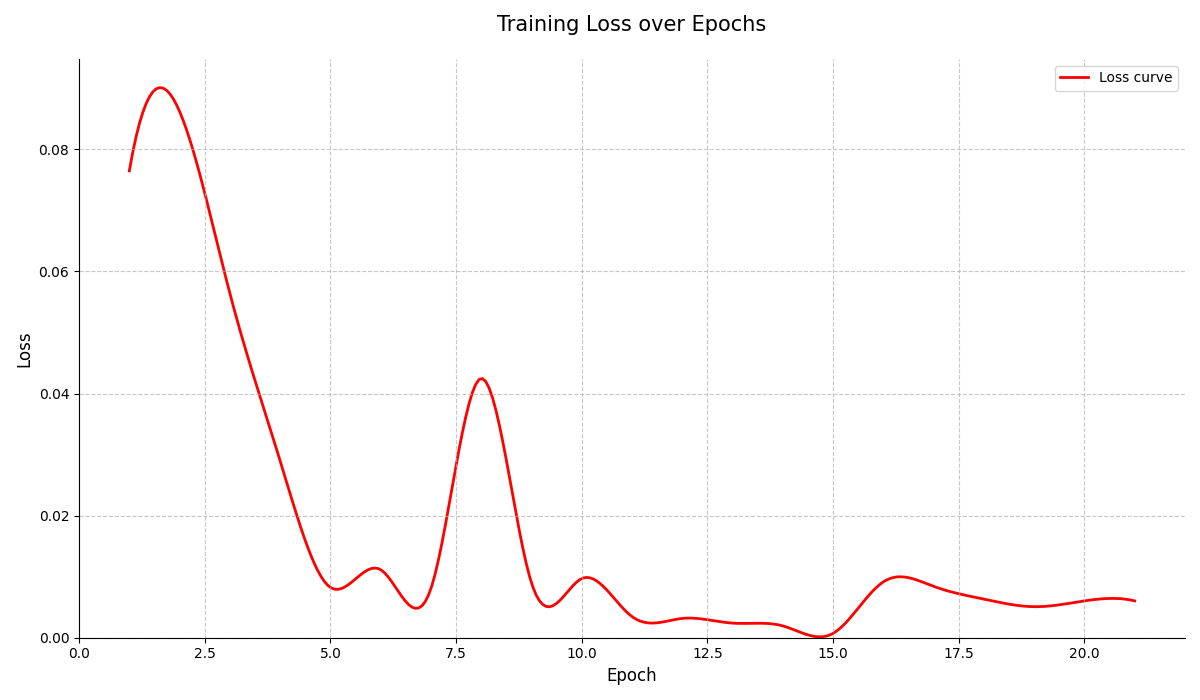

The Python source for this figure:
import os
from collections import deque
from datetime import datetime

import matplotlib.pyplot as plt
import numpy as np
import torch
from torch.optim.lr_scheduler import ReduceLROnPlateau

from model_1 import PosePredictorMLP
from model_2 import PosePredictorCNN
from utils import *


class Config:
    max_buffer_length = 5
    initial_lr = 1e-3
    epochs = 1000
    data_per_epoch = 1
    batch_size = 1
    
    early_stop_patience = 10000
    early_stop_min_delta = 1e-5
    
    checkpoint_frequency = 1
    base_path = "model_checkpoints"
    
class EarlyStopping:
    def __init__(self, patience=Config.early_stop_patience, min_delta=Config.early_stop_min_delta):
        self.patience = patience
        self.min_delta = min_delta
        self.counter = 0
        self.best_loss = None
        self.should_stop = False
        
    def __call__(self, val_loss):
        if self.best_loss is None:
            self.best_loss = val_loss
        elif val_loss > self.best_loss - self.min_delta:
            self.counter += 1
            if self.counter >= self.patience:
                self.should_stop = True
        else:
            self.best_loss = val_loss
            self.counter = 0

class ModelSaver:
    def __init__(self):
        self.timestamp = datetime.now().strftime("%Y%m%d_%H%M%S")
        self.checkpoint_dir = os.path.join(Config.base_path, self.timestamp)
        os.makedirs(self.checkpoint_dir, exist_ok=True)
        
    def save_checkpoint(self, epoch, model, optimizer, loss, is_best=False):
        """Save model checkpoint with timestamp"""
        checkpoint = {
            'epoch': epoch,
            'model_state_dict': model.state_dict(),
            'optimizer_state_dict': optimizer.state_dict(),
            'loss': loss,
            'timestamp': datetime.now().strftime("%Y%m%d_%H%M%S")
        }
        
        if is_best:
            filename = os.path.join(self.checkpoint_dir, f'best_model.pt')
        else:
            filename = os.path.join(self.checkpoint_dir, f'checkpoint_epoch_{epoch}.pt')
            
        # torch.save(checkpoint, filename)
        print(f"Saved checkpoint to {filename}")
        
        metadata_file = os.path.join(self.checkpoint_dir, 'training_metadata.txt')
        with open(metadata_file, 'a') as f:
            f.write(f"Epoch {epoch}: Loss = {loss:.6f}, Timestamp = {checkpoint['timestamp']}\n")

def create_batch_from_buffer(buffer, indices):
    """Helper function to create batches from buffer samples"""
    batch_positions = torch.cat([buffer[idx][0] for idx in indices])
    batch_actions = torch.cat([buffer[idx][1] for idx in indices])
    batch_imgs_before = torch.cat([buffer[idx][2] for idx in indices])
    batch_imgs_after = torch.cat([buffer[idx][3] for idx in indices])
    return batch_positions, batch_actions, batch_imgs_before, batch_imgs_after

def train():
    device = torch.device("cuda" if torch.cuda.is_available() else "cpu")
    print(f"Using device: {device}")
    
    model = PosePredictorCNN().to(device)
    optimizer = torch.optim.Adam(model.parameters(), lr=Config.initial_lr)
    scheduler = ReduceLROnPlateau(optimizer, 'min', factor=0.1, patience=5)
    criterion = torch.nn.MSELoss()
    early_stopping = EarlyStopping()
    model_saver = ModelSaver()
    
    buffer = deque(maxlen=Config.max_buffer_length)
    best_loss = float('inf')

    try:
        for epoch in range(Config.epochs):
            model.train()
            epoch_loss = 0
            
            positions, actions, imgs_before, imgs_after = collect(
                epoch % Config.data_per_epoch, 
                Config.data_per_epoch
            )
            imgs_before = imgs_before.float().to(device) / 255.0
            positions = positions.float().to(device)
            actions = actions.long().to(device)

            for i in range(Config.data_per_epoch):
                buffer.append((
                    positions[i:i+1],
                    actions[i:i+1],
                    imgs_before[i:i+1],
                    imgs_after[i:i+1]
                ))
            
            print(f"Buffer size: {len(buffer)}")
            
            if len(buffer) > Config.batch_size:
                num_batches = len(buffer) // Config.batch_size
                
                for batch in range(num_batches):
                    indices = np.random.choice(
                        len(buffer), 
                        size=Config.batch_size, 
                        replace=False
                    )
                    
                    batch_positions, batch_actions, batch_imgs_before, batch_imgs_after = create_batch_from_buffer(
                        buffer, indices
                    )
                    
                    
                    predictions = model(batch_imgs_before, batch_actions)
                    loss = criterion(predictions, batch_positions)
                    
                    optimizer.zero_grad()
                    loss.backward()
                    optimizer.step()
                    
                    epoch_loss += loss.item()
                    print(f"Epoch {epoch}, Batch {batch}/{num_batches}, Loss: {loss.item():.6f}")
            
            avg_loss = epoch_loss / num_batches if len(buffer) > Config.batch_size else float('inf')
            
            scheduler.step(avg_loss)
            
            early_stopping(avg_loss)
            
            if avg_loss < best_loss:
                best_loss = avg_loss
                model_saver.save_checkpoint(epoch, model, optimizer, avg_loss, is_best=True)
            
            print(f"Epoch {epoch} complete, Average Loss: {avg_loss:.6f}, "
                  f"Buffer size: {len(buffer)}, "
                  f"Learning rate: {optimizer.param_groups[0]['lr']:.6f}")

            if (epoch + 1) % Config.checkpoint_frequency == 0:
                model_saver.save_checkpoint(epoch, model, optimizer, avg_loss)
                
            if early_stopping.should_stop:
                print(f"Early stopping triggered at epoch {epoch}")
                break

    except KeyboardInterrupt:
        print("\nTraining interrupted by user. Saving final checkpoint...")
        model_saver.save_checkpoint(epoch, model, optimizer, avg_loss, is_best=False)
        
    except Exception as e:
        print(f"Error during training: {str(e)}")
        model_saver.save_checkpoint(epoch, model, optimizer, avg_loss, is_best=False)
        raise e
def test_models(mlp_model_path, cnn_model_path, grid_size=5):
    device = torch.device("cuda" if torch.cuda.is_available() else "cpu")
    
    mlp_model = PosePredictorMLP().to(device)
    cnn_model = PosePredictorCNN().to(device)
    
    mlp_model.load_state_dict(torch.load(mlp_model_path, map_location=device, weights_only=True)['model_state_dict'])
    cnn_model.load_state_dict(torch.load(cnn_model_path, map_location=device, weights_only=True)['model_state_dict'])
    
    mlp_model.eval()
    cnn_model.eval()
    
    fig, ((ax1, ax2, ax3, ax4, ax5), (ax6, ax7, ax8, ax9, ax10)) = plt.subplots(2, 5, figsize=(25, 10))
    regular_axes = [ax1, ax2, ax3, ax4, ax5]
    zoomed_axes = [ax6, ax7, ax8, ax9, ax10]
    
    all_positions = []
    mlp_predictions = []
    cnn_predictions = []
    all_actions = []
    
    for x in range(1, grid_size + 1):
        positions, actions, imgs_before, _ = collect(x-1, 1)
        imgs_before = imgs_before.float().to(device) / 255.0
        actions = actions.long().to(device)
        
        with torch.no_grad():
            mlp_preds = mlp_model(imgs_before, actions).cpu().numpy()
            cnn_preds = cnn_model(imgs_before, actions).cpu().numpy()
        real_positions = positions.numpy()
        
        all_positions.append(real_positions[0])
        mlp_predictions.append(mlp_preds[0])
        cnn_predictions.append(cnn_preds[0])
        all_actions.append(actions.cpu().numpy()[0])
    
    all_positions = np.array(all_positions)
    mlp_predictions = np.array(mlp_predictions)
    cnn_predictions = np.array(cnn_predictions)
    all_actions = np.array(all_actions)
    
    for i in range(grid_size):
        regular_axes[i].scatter(all_positions[i, 0], all_positions[i, 1], c='blue', label='Real', s=100)
        regular_axes[i].scatter(mlp_predictions[i, 0], mlp_predictions[i, 1], c='red', label='MLP', s=100)
        regular_axes[i].scatter(cnn_predictions[i, 0], cnn_predictions[i, 1], c='green', label='CNN', s=100)
        
        regular_axes[i].plot([all_positions[i, 0], mlp_predictions[i, 0]], 
                           [all_positions[i, 1], mlp_predictions[i, 1]], 
                           'r--', alpha=0.3)
        regular_axes[i].plot([all_positions[i, 0], cnn_predictions[i, 0]], 
                           [all_positions[i, 1], cnn_predictions[i, 1]], 
                           'g--', alpha=0.3)
        
        regular_axes[i].set_xlim(-5, 5)
        regular_axes[i].set_ylim(-5, 5)
        regular_axes[i].set_xticks(range(-5, 6))
        regular_axes[i].set_yticks(range(-5, 6))
        regular_axes[i].grid(True)
        regular_axes[i].set_title(f'Position {i+1} - Full Scale')
        
        margin = 0.2
        min_x = min(all_positions[i, 0], mlp_predictions[i, 0], cnn_predictions[i, 0]) - margin
        max_x = max(all_positions[i, 0], mlp_predictions[i, 0], cnn_predictions[i, 0]) + margin
        min_y = min(all_positions[i, 1], mlp_predictions[i, 1], cnn_predictions[i, 1]) - margin
        max_y = max(all_positions[i, 1], mlp_predictions[i, 1], cnn_predictions[i, 1]) + margin
        
        zoomed_axes[i].scatter(all_positions[i, 0], all_positions[i, 1], c='blue', label='Real', s=100)
        zoomed_axes[i].scatter(mlp_predictions[i, 0], mlp_predictions[i, 1], c='red', label='MLP', s=100)
        zoomed_axes[i].scatter(cnn_predictions[i, 0], cnn_predictions[i, 1], c='green', label='CNN', s=100)
        
        zoomed_axes[i].plot([all_positions[i, 0], mlp_predictions[i, 0]], 
                          [all_positions[i, 1], mlp_predictions[i, 1]], 
                          'r--', alpha=0.3)
        zoomed_axes[i].plot([all_positions[i, 0], cnn_predictions[i, 0]], 
                          [all_positions[i, 1], cnn_predictions[i, 1]], 
                          'g--', alpha=0.3)
        
        zoomed_axes[i].set_xlim(min_x, max_x)
        zoomed_axes[i].set_ylim(min_y, max_y)
        zoomed_axes[i].grid(True)
        zoomed_axes[i].set_title(f'Position {i+1} - Zoomed')
        
        info_text = f'Action: {all_actions[i]}\n'
        info_text += f'Real: ({all_positions[i,0]:.2f}, {all_positions[i,1]:.2f})\n'
        info_text += f'MLP: ({mlp_predictions[i,0]:.2f}, {mlp_predictions[i,1]:.2f})\n'
        info_text += f'CNN: ({cnn_predictions[i,0]:.2f}, {cnn_predictions[i,1]:.2f})'
        
        zoomed_axes[i].text(0.02, 0.02, info_text,
                          transform=zoomed_axes[i].transAxes,
                          bbox=dict(facecolor='white', alpha=0.8),
                          fontsize=8,
                          verticalalignment='bottom')
        
        if i == 0:  
            regular_axes[i].legend()
            zoomed_axes[i].legend()
    
    plt.tight_layout()
    plt.show()
    
    print("\nDetailed Results:")
    print("=" * 50)
    for i in range(grid_size):
        print(f"\nPosition {i+1}:")
        print(f"Action: {all_actions[i]}")
        print(f"Real Position: ({all_positions[i,0]:.3f}, {all_positions[i,1]:.3f})")
        print(f"MLP Prediction: ({mlp_predictions[i,0]:.3f}, {mlp_predictions[i,1]:.3f})")
        print(f"CNN Prediction: ({cnn_predictions[i,0]:.3f}, {cnn_predictions[i,1]:.3f})")
        
        mlp_error = np.sqrt(((mlp_predictions[i] - all_positions[i]) ** 2).sum())
        cnn_error = np.sqrt(((cnn_predictions[i] - all_positions[i]) ** 2).sum())
        print(f"MLP Error: {mlp_error:.3f}")
        print(f"CNN Error: {cnn_error:.3f}")
    
    print("\nOverall Statistics:")
    print("=" * 50)
    mlp_mse = ((mlp_predictions - all_positions) ** 2).mean()
    mlp_mae = np.abs(mlp_predictions - all_positions).mean()
    cnn_mse = ((cnn_predictions - all_positions) ** 2).mean()
    cnn_mae = np.abs(cnn_predictions - all_positions).mean()
    
    print("MLP Metrics:")
    print(f"Mean Squared Error: {mlp_mse:.6f}")
    print(f"Mean Absolute Error: {mlp_mae:.6f}")
    
    print("\nCNN Metrics:")
    print(f"Mean Squared Error: {cnn_mse:.6f}")
    print(f"Mean Absolute Error: {cnn_mae:.6f}")

if __name__ == "__main__":
    train()
    # test_models(mlp_model_path="hw1_1.pt", cnn_model_path="hw1_2.pt", grid_size=5) 